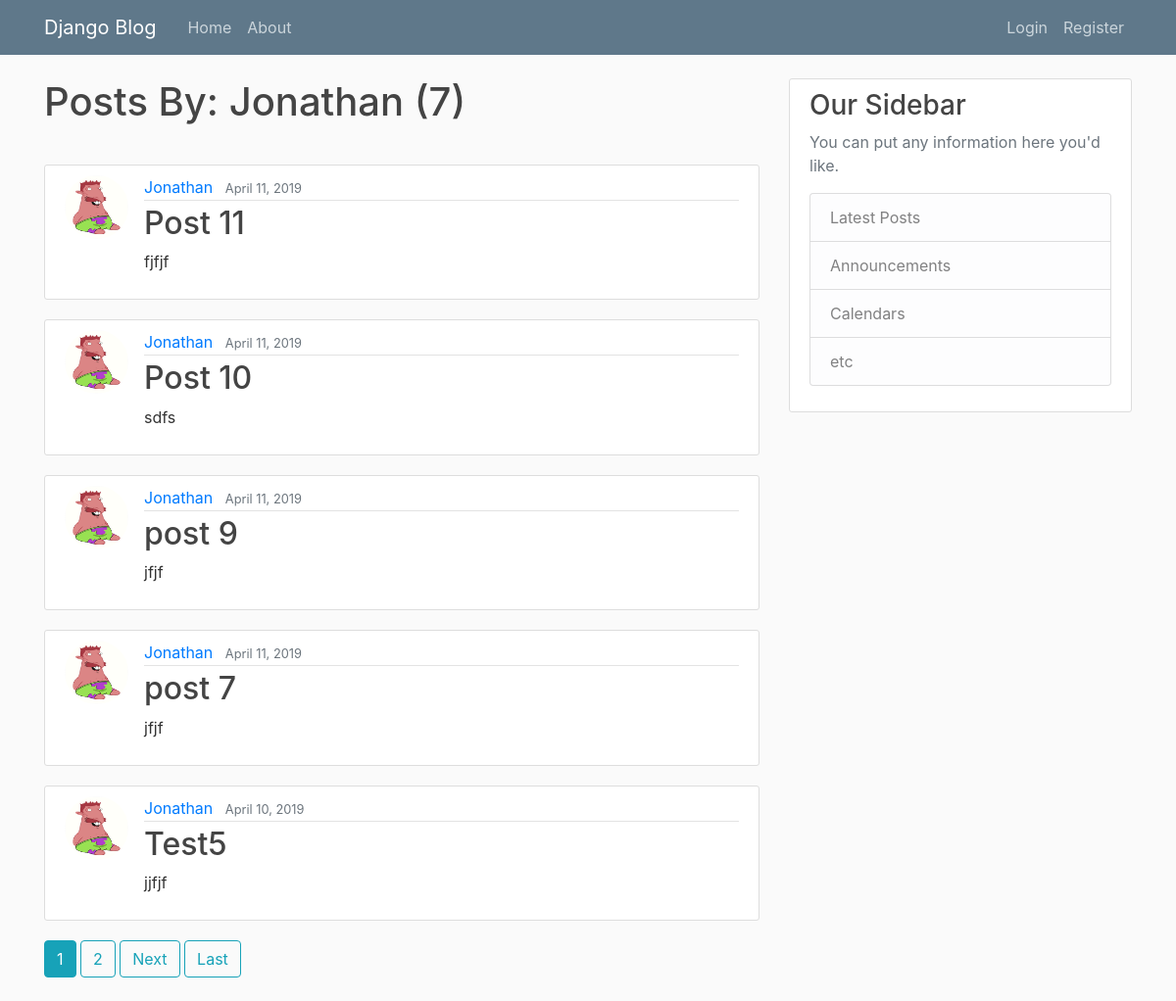
The page /user/Jonathan on the database its author committed.
### blog/models.py (models this page shows, shortened)
class Post(models.Model):
	title = models.CharField(max_length=100)
	content = models.TextField()
	date_posted = models.DateTimeField(default = timezone.now)
	author = models.ForeignKey(User, on_delete = models.CASCADE)

### users/models.py (models this page shows, shortened)
class Profile(models.Model):
    user = models.OneToOneField(User, on_delete=models.CASCADE)
    image = models.ImageField(default='spongebob.jpg', upload_to='profile_pics')

### blog/views.py (the view)
# urls.py: path('user/<str:username>', UserPostListView.as_view(), name="user-posts"),
class UserPostListView(ListView):
	model = Post
	template_name = 'blog/user_posts.html'
	context_object_name = 'posts'
	ordering = ['-date_posted']
	paginate_by = 5
	def get_queryset(self):
		user = get_object_or_404(User, username = self.kwargs.get('username'))
		return Post.objects.filter(author=user).order_by('-date_posted')

### blog/templates/blog/user_posts.html (shortened to what this page needs)
{% extends 'blog/base.html' %}
{%block content%}
	<h1 class='mb-3'>Posts By: {{view.kwargs.username}} ({{page_obj.paginator.count}})</h1>
	<br>
	{% for post in posts %}
		<article class="media content-section">
      <img class = 'rounded-circle article-img' src='{{post.author.profile.image.url}}'>
  		<div class="media-body">
    		<div class="article-metadata">
      			<a class="mr-2" href="{% url 'user-posts' post.author.username %}">{{ post.author }}</a>
      			<small class="text-muted">{{ post.date_posted|date:"F d, o" }}</small>
    		</div>
    	<h2><a class="article-title" href="{% url 'blog-post' post.id %}">{{ post.title }}</a></h2>
    	<p class="article-content">{{ post.content }}</p>
  		</div>
</article>
	{% endfor %}
    {% if is_paginated %}
      {% for num in page_obj.paginator.page_range %}
        {% if page_obj.number == num %}
          <a class="btn btn-info mb-4" href="?page={{ num }}">{{ num }}</a>
        {% elif num > page_obj.number|add:'-3' and num < page_obj.number|add:'3' %}
          <a class="btn btn-outline-info mb-4" href="?page={{ num }}">{{ num }}</a>
        {% endif %}
      {% endfor %}
      {% if page_obj.has_next %}
        <a class="btn btn-outline-info mb-4" href="?page={{ page_obj.next_page_number }}">Next</a>
        <a class="btn btn-outline-info mb-4" href="?page={{ page_obj.paginator.num_pages }}">Last</a>
      {% endif %}
    {% endif %}
{%endblock content%}

### blog/static/blog/main.css (style rules this page uses)
body { background: #fafafa; color: #333333; margin-top: 5rem; }
h1, h2, h3, h4, h5, h6 { color: #444444; }
.content-section { background: #ffffff; padding: 10px 20px; border: 1px solid #dddddd; border-radius: 3px; margin-bottom: 20px; }
.article-title { color: #444444; }
.article-content { white-space: pre-line; }
.article-img { height: 65px; width: 65px; margin-right: 16px; }
.article-metadata { padding-bottom: 1px; margin-bottom: 4px; border-bottom: 1px solid #e3e3e3 }

### rows shown on the page
Post: author.profile.image (picture), author "Jonathan", date_posted "April 11, 2019", title "Post 11", content "fjfjf"
Post: author.profile.image (picture), author "Jonathan", date_posted "April 11, 2019", title "Post 10", content "sdfs"
Post: author.profile.image (picture), author "Jonathan", date_posted "April 11, 2019", title "post 9", content "jfjf"
Post: author.profile.image (picture), author "Jonathan", date_posted "April 11, 2019", title "post 7", content "jfjf"
Post: author.profile.image (picture), author "Jonathan", date_posted "April 10, 2019", title "Test5", content "jjfjf"

### other values the page prints
{{ view.kwargs.username }} "Jonathan"
{{ page_obj.paginator.count }} "7"
{{ num }} "1"
{{ num }} "2"
